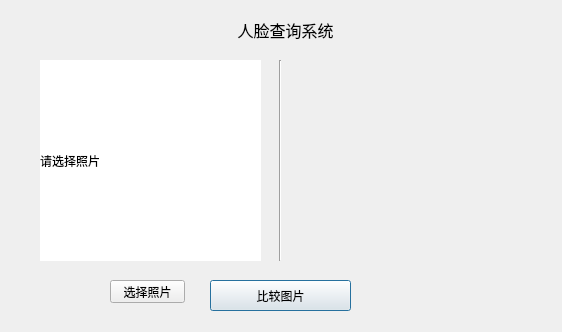
<?xml version="1.0" encoding="UTF-8"?>
<ui version="4.0">
 <class>Dialog</class>
 <widget class="QDialog" name="Dialog">
  <property name="geometry">
   <rect>
    <x>0</x>
    <y>0</y>
    <width>562</width>
    <height>332</height>
   </rect>
  </property>
  <property name="minimumSize">
   <size>
    <width>562</width>
    <height>332</height>
   </size>
  </property>
  <property name="maximumSize">
   <size>
    <width>562</width>
    <height>332</height>
   </size>
  </property>
  <property name="windowTitle">
   <string>Dialog</string>
  </property>
  <property name="styleSheet">
   <string notr="true">font: 9pt &quot;黑体&quot;;</string>
  </property>
  <widget class="QLabel" name="label">
   <property name="geometry">
    <rect>
     <x>210</x>
     <y>10</y>
     <width>151</width>
     <height>41</height>
    </rect>
   </property>
   <property name="text">
    <string>&lt;html&gt;&lt;head/&gt;&lt;body&gt;&lt;p align=&quot;center&quot;&gt;&lt;span style=&quot; font-size:12pt;&quot;&gt;人脸查询系统&lt;/span&gt;&lt;/p&gt;&lt;/body&gt;&lt;/html&gt;</string>
   </property>
  </widget>
  <widget class="QPushButton" name="pushButton">
   <property name="geometry">
    <rect>
     <x>210</x>
     <y>280</y>
     <width>141</width>
     <height>31</height>
    </rect>
   </property>
   <property name="text">
    <string>比较图片</string>
   </property>
  </widget>
  <widget class="QPushButton" name="pushButton_2">
   <property name="geometry">
    <rect>
     <x>110</x>
     <y>280</y>
     <width>75</width>
     <height>23</height>
    </rect>
   </property>
   <property name="text">
    <string>选择照片</string>
   </property>
  </widget>
  <widget class="QLabel" name="label_2">
   <property name="geometry">
    <rect>
     <x>40</x>
     <y>60</y>
     <width>221</width>
     <height>201</height>
    </rect>
   </property>
   <property name="styleSheet">
    <string notr="true">background-color: rgb(255, 255, 255);</string>
   </property>
   <property name="text">
    <string>请选择照片</string>
   </property>
  </widget>
  <widget class="QWidget" name="gridLayoutWidget">
   <property name="geometry">
    <rect>
     <x>300</x>
     <y>60</y>
     <width>241</width>
     <height>201</height>
    </rect>
   </property>
   <layout class="QGridLayout" name="gridLayout">
    <item row="0" column="0" colspan="2">
     <widget class="QLabel" name="label_4">
      <property name="text">
       <string>&lt;html&gt;&lt;head/&gt;&lt;body&gt;&lt;p align=&quot;center&quot;&gt;&lt;br/&gt;&lt;/p&gt;&lt;/body&gt;&lt;/html&gt;</string>
      </property>
     </widget>
    </item>
   </layout>
  </widget>
  <widget class="Line" name="line">
   <property name="geometry">
    <rect>
     <x>270</x>
     <y>60</y>
     <width>20</width>
     <height>201</height>
    </rect>
   </property>
   <property name="orientation">
    <enum>Qt::Vertical</enum>
   </property>
  </widget>
 </widget>
 <resources/>
 <connections/>
</ui>
